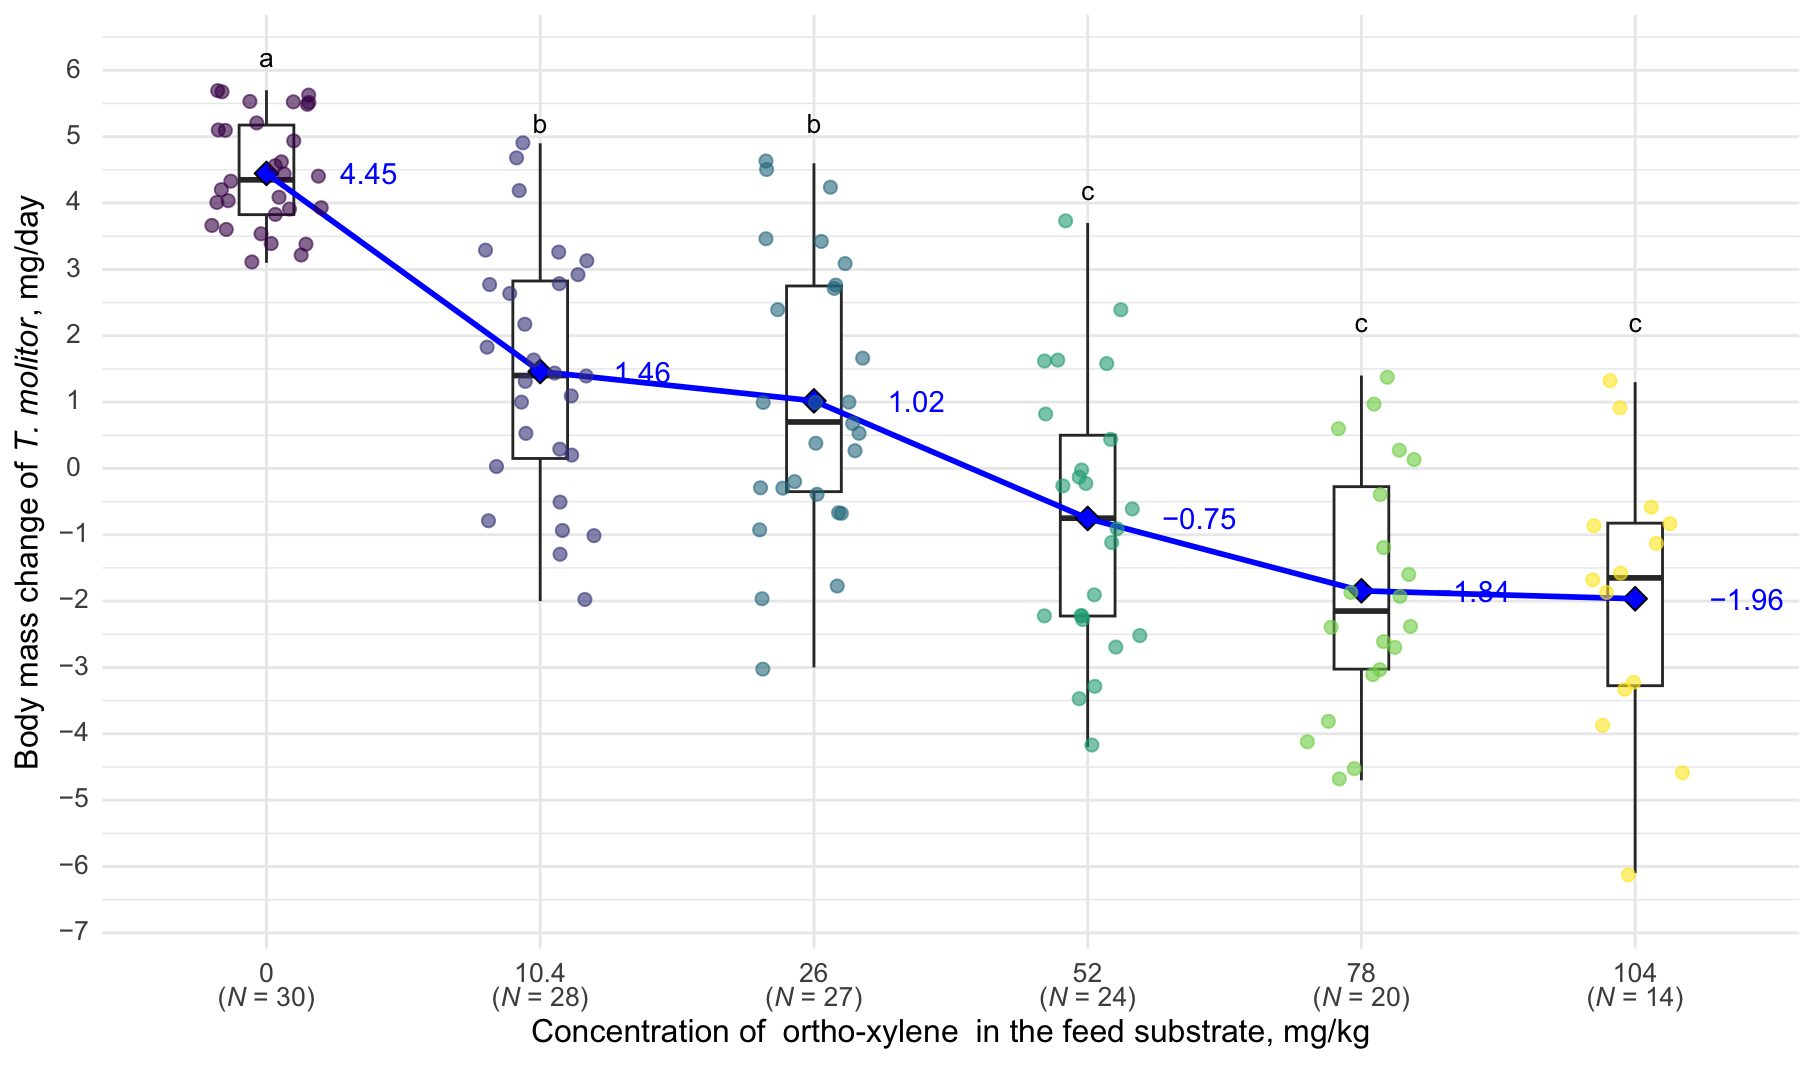

Write R code to recreate this figure.
# Installing packages
install.packages("dplyr")
install.packages("ggplot2")
install.packages("multcompView")
install.packages("rstudioapi")
install.packages("ggtext")

# Load libraries
library(dplyr)
library(ggplot2)
library(multcompView)
library(ggtext)

# Setting working directory to current
current_path = rstudioapi::getActiveDocumentContext()$path 
setwd(dirname(current_path ))

rawData <- read.csv("RawData.csv", skip= 11)

# Un-comment compound variable one by one to get complete results

# compound <- "Aniline"
# compound <- "Formaldehyde"
compound <- "Ortho-xylene"

# Label localization
language <- "en"
compoundName <- switch(compound,
                       "Aniline" = ifelse(language == "en", "aniline", "аніліну"),
                       "Formaldehyde" = ifelse(language == "en", "formaldehyde", "формальдегіду"),
                       "Ortho-xylene" = ifelse(language == "en", "ortho-xylene", "орто-ксилену"),
                       NA  # Default case
)


labelXUA <- bquote("Концентрація " ~ .(compoundName) ~ "в кормовому субстраті, мг/кг")
labelYUA <- expression("Зміна маси тіла " * italic("T. molitor") * ", мг/доба");

labelXEN <- bquote("Concentration of " ~ .(compoundName) ~ " in the feed substrate, mg/kg")
labelYEN <- expression("Body mass change of " * italic("T. molitor") * ", mg/day");

if (language == "en") {
  labelX <- labelXEN
  labelY <- labelYEN
} else {
  labelX <- labelXUA
  labelY <- labelYUA
}


# Filter the dataset for "chosen compound" and "Control"
compoundData <- rawData %>% filter(Compound %in% c(compound, "Control"))
colnames(compoundData) <- c("Compound", "Concentration", "StartWeight", "EndWeight", "GregarinaCount", "Change", "ChangePercent")
compoundData <- compoundData %>% filter(!is.na(GregarinaCount))
compoundData$Concentration <- factor(compoundData$Concentration, ordered = T)

# Experiment lasted for 10 days
compoundData$Change <- as.numeric(compoundData$Change) / 10

# We need max values to get correct scales points
maxValues <- compoundData %>%
  group_by(Concentration) %>%
  summarise(maxChange = ceiling(max(Change)))

# Perform ANOVA
anovaResult <- aov(Change ~ Concentration, data = compoundData)
summary(anovaResult)

# Tukey's HSD Test for pairwise comparisons
tukeyResult <- TukeyHSD(anovaResult)
summary(tukeyResult)  # Check pairwise comparison results
letters <- multcompLetters4(anovaResult, tukeyResult)$Concentration$Letters

# Counting speciments in each group
groupCounts <- compoundData %>%
  group_by(Concentration) %>%
  summarise(N = n())

updatedYLabels <- groupCounts %>%
  mutate(label = paste0(Concentration, "<br>(<i>N</i> = ", N, ")"))

# Prepare annotation data
annotation_data <- data.frame(
  Concentration = levels(compoundData$Concentration),
  label = letters
)

annotation_data <- annotation_data %>%
  left_join(maxValues, by = "Concentration")

# Create the boxplot with annotations
ggplot(compoundData, aes(x = Concentration, y = Change)) +
  geom_boxplot(width = 0.2, outlier.shape = 8, outlier.color = "red", outlier.size = 2) +
  stat_summary(
    fun = mean, geom = "point", shape = 23, size = 3, fill = "blue", color = "black"
  ) +  # Add mean points
  stat_summary(
    fun = mean, geom = "line",
    aes(group = 1),  # Ensures all points are connected
    color = "blue", size = 1
  ) +
  stat_summary(fun = mean, 
               geom = "text", 
               aes(label = gsub("-", "\u2212", format(round(..y.., 2), nsmall = 2))),
               hjust = -1, 
               color = "blue",
  ) +  # Mean labels
  geom_jitter(
    aes(color = Concentration), width = 0.2, size = 2, alpha = 0.6
  ) +  # Add jittered points
  scale_y_continuous(
    breaks = seq(floor(min(compoundData$Change)), ceiling(max(compoundData$Change)), by = 1),
    limits = c(min(as.numeric(as.character(compoundData$Change)) - 0.5), 
               max(as.numeric(as.character(compoundData$Change))) + 0.5),
    labels = ~sub("-", "\u2212", .x),
  ) +  # Set y-axis scale to increment by 1
  geom_text(
    data = annotation_data,
    aes(x = Concentration, y = maxChange + 0.2, label = label),
    inherit.aes = FALSE,
    size = 3.5
  ) +
  scale_x_discrete(labels = updatedYLabels$label) +  # Set custom labels
  labs(
    x = labelX,
    y = labelY,
  ) +
  theme_minimal() +
  theme(legend.position = "none") +
  theme(
    axis.text.x = element_markdown(size = 10, hjust = 0.5),
    axis.text.y = element_markdown(size = 10, hjust = 0.5),
    axis.title = element_text(size = 12, face = "bold"),
    plot.title = element_text(size = 10, face = "bold", hjust = 0.5),
    legend.position = "none"
  )
